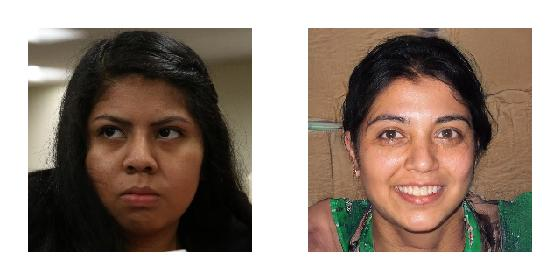
#> input picture phase2_samples/input/multiple_faces_real_fake.jpg, 560 x 280 px
$ python -i detector.py   (imports and definitions only)
#> lines starting #> are read from the running program, lines starting #| are printed output that depends on the picture
from __future__ import annotations

import math
from dataclasses import dataclass
from pathlib import Path
from typing import Any

import cv2
import numpy as np
from PIL import Image


ImageInput = str | Path | Image.Image | np.ndarray


@dataclass(frozen=True)
class FaceDetectorConfig:
    """Configuration for the OpenCV Haar frontal-face detector.

    The detector returns bounding boxes as inclusive/exclusive pixel corners:
    x1/y1 are the top-left corner, x2/y2 are the first pixel outside the
    bottom-right corner. This matches PIL crop coordinates.
    """

    confidence_threshold: float = 0.50
    minimum_face_size: int = 32
    scale_factor: float = 1.08
    min_neighbors: int = 4


def load_rgb_image(image: ImageInput) -> Image.Image:
    """Load path/PIL/NumPy input as a PIL RGB image."""

    if isinstance(image, (str, Path)):
        path = Path(image)
        if not path.exists():
            raise FileNotFoundError(f"Image file not found: {path}")
        with Image.open(path) as loaded:
            return loaded.convert("RGB")

    if isinstance(image, Image.Image):
        return image.convert("RGB")

    if isinstance(image, np.ndarray):
        array = np.asarray(image)
        if array.ndim == 2:
            return Image.fromarray(_to_uint8(array), mode="L").convert("RGB")
        if array.ndim != 3:
            raise ValueError(f"Expected a 2D or 3D NumPy image array, got shape {array.shape}")
        if array.shape[2] == 1:
            return Image.fromarray(_to_uint8(array[:, :, 0]), mode="L").convert("RGB")
        if array.shape[2] == 3:
            return Image.fromarray(_to_uint8(array), mode="RGB")
        if array.shape[2] == 4:
            return Image.fromarray(_to_uint8(array), mode="RGBA").convert("RGB")
        raise ValueError(f"Expected 1, 3, or 4 channels, got shape {array.shape}")

    raise TypeError(f"Unsupported image input type: {type(image)!r}")


def clamp_box(box: dict[str, Any], image_width: int, image_height: int) -> dict[str, int]:
    """Clamp x1/y1/x2/y2 to image bounds and return integer coordinates."""

    x1 = max(0, min(image_width, int(round(float(box["x1"])))))
    y1 = max(0, min(image_height, int(round(float(box["y1"])))))
    x2 = max(0, min(image_width, int(round(float(box["x2"])))))
    y2 = max(0, min(image_height, int(round(float(box["y2"])))))
    return {"x1": x1, "y1": y1, "x2": x2, "y2": y2}


def is_valid_box(box: dict[str, int], minimum_size: int = 1) -> bool:
    return (box["x2"] - box["x1"]) >= minimum_size and (box["y2"] - box["y1"]) >= minimum_size


def sort_detections(detections: list[dict[str, Any]]) -> list[dict[str, Any]]:
    """Sort detections deterministically from left to right, then top to bottom."""

    sorted_faces = sorted(detections, key=lambda face: (face["x1"], face["y1"], face["x2"], face["y2"]))
    for index, face in enumerate(sorted_faces):
        face["face_index"] = index
    return sorted_faces


class FaceDetector:
    """Reusable OpenCV face detector for local Phase 2 prototyping.

    This implementation uses the Haar cascade bundled with opencv-python. Haar
    does not emit calibrated probabilities, so confidence is a normalized form
    of OpenCV's cascade reject weight. Treat it as a detector ranking signal,
    not a real-world confidence value.
    """

    def __init__(self, config: FaceDetectorConfig | None = None, cascade_path: str | Path | None = None) -> None:
        self.config = config or FaceDetectorConfig()
        if not 0.0 <= self.config.confidence_threshold <= 1.0:
            raise ValueError("confidence_threshold must be in [0, 1]")
        if self.config.minimum_face_size < 1:
            raise ValueError("minimum_face_size must be >= 1")
        if self.config.scale_factor <= 1.0:
            raise ValueError("scale_factor must be > 1.0")

        path = Path(cascade_path) if cascade_path else Path(cv2.data.haarcascades) / "haarcascade_frontalface_default.xml"
        self.cascade_path = path
        self._cascade = cv2.CascadeClassifier(str(path))
        if self._cascade.empty():
            raise RuntimeError(f"Failed to load OpenCV Haar cascade: {path}")

    def detect(self, image: ImageInput) -> list[dict[str, Any]]:
        pil_image = load_rgb_image(image)
        rgb = np.asarray(pil_image)
        image_height, image_width = rgb.shape[:2]
#> image_height = 280; image_width = 560
        gray = cv2.cvtColor(rgb, cv2.COLOR_RGB2GRAY)
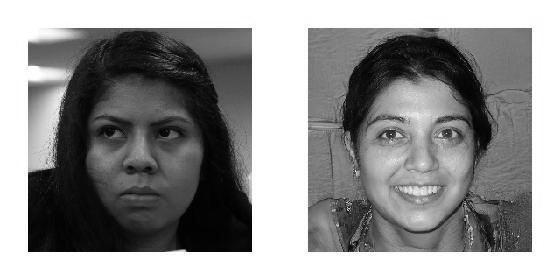
#> gray: shape (280, 560); min 0, max 255, mean 145.9

        try:
            boxes, _reject_levels, reject_weights = self._cascade.detectMultiScale3(
                gray,
                scaleFactor=self.config.scale_factor,
                minNeighbors=self.config.min_neighbors,
                flags=cv2.CASCADE_SCALE_IMAGE,
                minSize=(self.config.minimum_face_size, self.config.minimum_face_size),
                outputRejectLevels=True,
            )
#> boxes = [[349, 84, 140, 140], [69, 77, 146, 146]]; reject_weights = [11.02, 12.2]
        except cv2.error as exc:
            raise RuntimeError(f"OpenCV face detection failed: {exc}") from exc

        boxes_array = np.asarray(boxes, dtype=float).reshape(-1, 4) if len(boxes) else np.empty((0, 4), dtype=float)
#> boxes_array = [[349, 84, 140, 140], [69, 77, 146, 146]]
        weights = np.asarray(reject_weights, dtype=float).reshape(-1) if len(reject_weights) else np.zeros((len(boxes_array),))
#> weights = [11.02, 12.2]

        detections: list[dict[str, Any]] = []
        for raw_index, (x, y, w, h) in enumerate(boxes_array):
            confidence = _normalize_reject_weight(float(weights[raw_index])) if raw_index < len(weights) else 1.0
            box = clamp_box({"x1": x, "y1": y, "x2": x + w, "y2": y + h}, image_width, image_height)
            if confidence < self.config.confidence_threshold:
                continue
            if not is_valid_box(box, minimum_size=self.config.minimum_face_size):
                continue

            detections.append(
                {
                    "face_index": raw_index,
                    "x1": box["x1"],
                    "y1": box["y1"],
                    "x2": box["x2"],
                    "y2": box["y2"],
                    "confidence": round(float(confidence), 6),
                    "raw_detector_score": round(float(weights[raw_index]), 6) if raw_index < len(weights) else None,
                    "image_width": int(image_width),
                    "image_height": int(image_height),
                    "box_format": "xyxy_exclusive",
                }
            )
#> this loop made 2 passes
#> (raw_index, x, y, w, h, confidence, x1 in clamp_box, y1 in clamp_box) on passes 1 to 2: (0, 349, 84, 140, 140, 0.936, 349, 84), (1, 69, 77, 146, 146, 0.953, 69, 77)
#> after the loop, detections = 2 items

        return sort_detections(detections)
#> the loop in sort_detections, `for index, face in enumerate(sorted_faces):` made 2 passes


def _to_uint8(array: np.ndarray) -> np.ndarray:
    values = np.asarray(array)
    if values.dtype == np.uint8:
        return values
    if np.issubdtype(values.dtype, np.floating):
        finite = np.nan_to_num(values, nan=0.0, posinf=1.0, neginf=0.0)
        if finite.max(initial=0.0) <= 1.0:
            finite = finite * 255.0
        return np.clip(finite, 0, 255).astype(np.uint8)
    return np.clip(values, 0, 255).astype(np.uint8)


def _normalize_reject_weight(weight: float) -> float:
    if not math.isfinite(weight):
        return 0.0
    return float(np.clip(1.0 - math.exp(-max(weight, 0.0) / 4.0), 0.0, 1.0))

>>> import cv2
>>> picture = cv2.cvtColor(cv2.imread('../phase2_samples/input/multiple_faces_real_fake.jpg'), cv2.COLOR_BGR2RGB)
>>> result = FaceDetector().detect(picture)
#> result = 2 items

$ run again, on phase2_samples/input/non_square_real.jpg
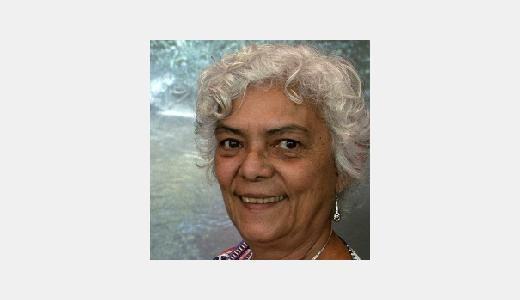
#> input picture phase2_samples/input/non_square_real.jpg, 520 x 300 px
#> in detect, `gray = cv2.cvtColor(rgb, cv2.COLOR_RGB2GRAY)`:
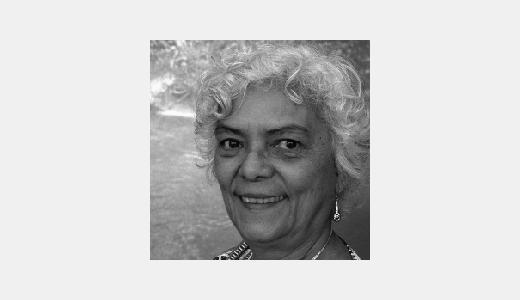
#> gray: shape (300, 520); min 2, max 255, mean 203
#> boxes = [[189, 93, 133, 133]]; reject_weights = [10.41]
#> boxes_array = [[189, 93, 133, 133]]
#> weights = [10.41]
#> the loop in detect, `for raw_index, (x, y, w, h) in enumerate(boxes_array):` made 1 pass
#> (raw_index, x, y, w, h, confidence, x1 in clamp_box, y1 in clamp_box) on pass 1: (0, 189, 93, 133, 133, 0.926, 189, 93)
#> after the loop in detect, `for raw_index, (x, y, w, h) in enumerate(boxes_array):`: detections = 1 item
#> the loop in sort_detections, `for index, face in enumerate(sorted_faces):` made 1 pass

$ run again, on phase2_samples/input/one_clear_fake.jpg
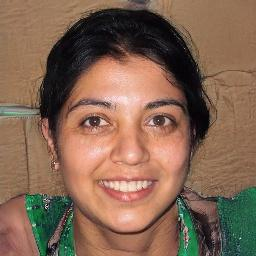
#> input picture phase2_samples/input/one_clear_fake.jpg, 256 x 256 px
#> in detect, `gray = cv2.cvtColor(rgb, cv2.COLOR_RGB2GRAY)`:
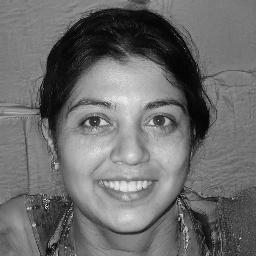
#> gray: shape (256, 256); min 0, max 238, mean 108.4
#> boxes = [[50, 63, 158, 158]]; reject_weights = [9.35]
#> boxes_array = [[50, 63, 158, 158]]
#> weights = [9.35]
#> the loop in detect, `for raw_index, (x, y, w, h) in enumerate(boxes_array):` made 1 pass
#> (raw_index, x, y, w, h, confidence, x1 in clamp_box, y1 in clamp_box) on pass 1: (0, 50, 63, 158, 158, 0.903, 50, 63)
#> after the loop in detect, `for raw_index, (x, y, w, h) in enumerate(boxes_array):`: detections = 1 item
#> the loop in sort_detections, `for index, face in enumerate(sorted_faces):` made 1 pass
